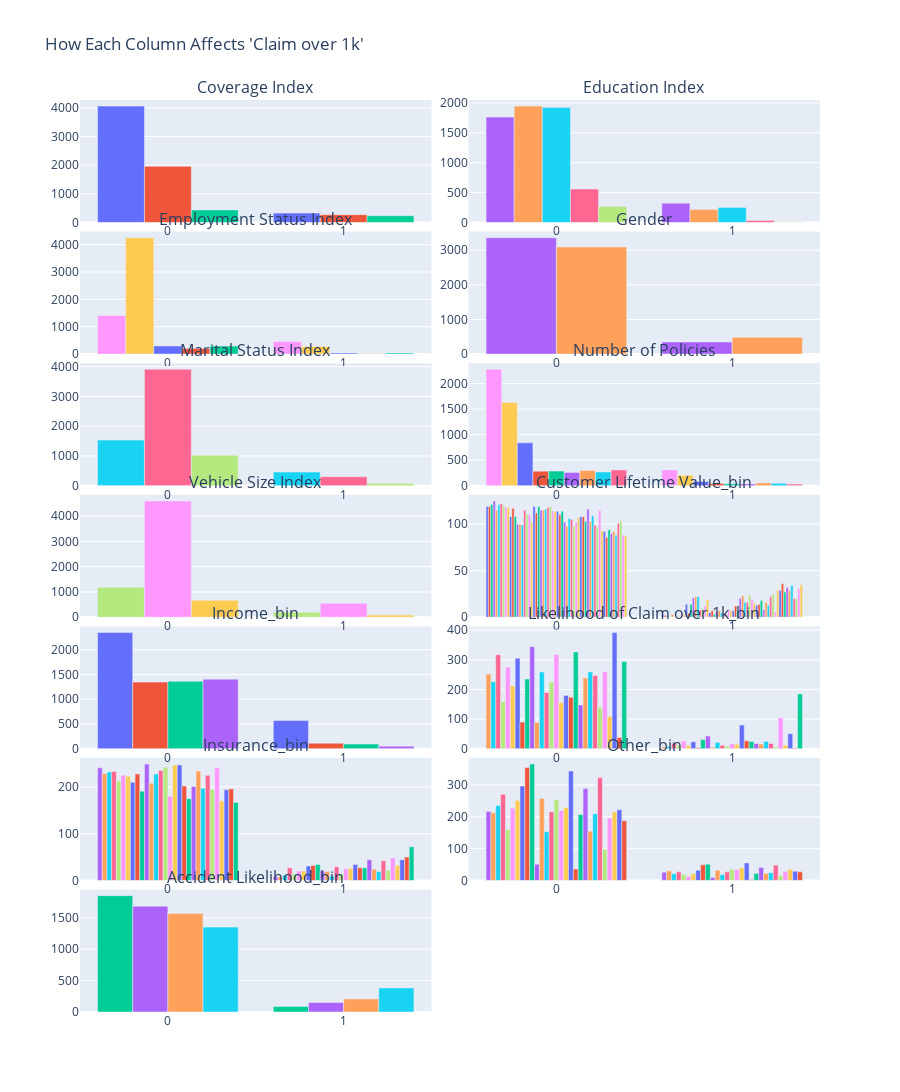

The notebook cell this image was saved under:
### Code cell
relation_to_claim_over_1k(df_process)

### Figure 1 — Plotly figure (JSON) as saved in the notebook; plotly's stock layout.template omitted (floating-point values rounded to 4 significant figures)
{"data": [{"name": "0", "type": "bar", "x": [0, 1], "xaxis": "x", "y": [4060, 327], "yaxis": "y"}, {"name": "1", "type": "bar", "x": [0, 1], "xaxis": "x", "y": [1961, 271], "yaxis": "y"}, {"name": "2", "type": "bar", "x": [0, 1], "xaxis": "x", "y": [437, 234], "yaxis": "y"}, {"name": "0", "type": "bar", "x": [0, 1], "xaxis": "x2", "y": [1763, 323], "yaxis": "y2"}, {"name": "1", "type": "bar", "x": [0, 1], "xaxis": "x2", "y": [1947, 216], "yaxis": "y2"}, {"name": "2", "type": "bar", "x": [0, 1], "xaxis": "x2", "y": [1923, 252], "yaxis": "y2"}, {"name": "3", "type": "bar", "x": [0, 1], "xaxis": "x2", "y": [559, 34], "yaxis": "y2"}, {"name": "4", "type": "bar", "x": [0, 1], "xaxis": "x2", "y": [266, 7], "yaxis": "y2"}, {"name": "0", "type": "bar", "x": [0, 1], "xaxis": "x3", "y": [1410, 458], "yaxis": "y3"}, {"name": "1", "type": "bar", "x": [0, 1], "xaxis": "x3", "y": [4255, 281], "yaxis": "y3"}, {"name": "2", "type": "bar", "x": [0, 1], "xaxis": "x3", "y": [297, 41], "yaxis": "y3"}, {"name": "3", "type": "bar", "x": [0, 1], "xaxis": "x3", "y": [205, 14], "yaxis": "y3"}, {"name": "4", "type": "bar", "x": [0, 1], "xaxis": "x3", "y": [291, 38], "yaxis": "y3"}, {"name": "0", "type": "bar", "x": [0, 1], "xaxis": "x4", "y": [3362, 349], "yaxis": "y4"}, {"name": "1", "type": "bar", "x": [0, 1], "xaxis": "x4", "y": [3096, 483], "yaxis": "y4"}, {"name": "0", "type": "bar", "x": [0, 1], "xaxis": "x5", "y": [1530, 455], "yaxis": "y5"}, {"name": "1", "type": "bar", "x": [0, 1], "xaxis": "x5", "y": [3908, 300], "yaxis": "y5"}, {"name": "2", "type": "bar", "x": [0, 1], "xaxis": "x5", "y": [1020, 77], "yaxis": "y5"}, {"name": "1", "type": "bar", "x": [0, 1], "xaxis": "x6", "y": [2281, 308], "yaxis": "y6"}, {"name": "2", "type": "bar", "x": [0, 1], "xaxis": "x6", "y": [1632, 204], "yaxis": "y6"}, {"name": "3", "type": "bar", "x": [0, 1], "xaxis": "x6", "y": [839, 82], "yaxis": "y6"}, {"name": "4", "type": "bar", "x": [0, 1], "xaxis": "x6", "y": [284, 41], "yaxis": "y6"}, {"name": "5", "type": "bar", "x": [0, 1], "xaxis": "x6", "y": [285, 35], "yaxis": "y6"}, {"name": "6", "type": "bar", "x": [0, 1], "xaxis": "x6", "y": [260, 33], "yaxis": "y6"}, {"name": "7", "type": "bar", "x": [0, 1], "xaxis": "x6", "y": [299, 54], "yaxis": "y6"}, {"name": "8", "type": "bar", "x": [0, 1], "xaxis": "x6", "y": [269, 45], "yaxis": "y6"}, {"name": "9", "type": "bar", "x": [0, 1], "xaxis": "x6", "y": [309, 30], "yaxis": "y6"}, {"name": "0", "type": "bar", "x": [0, 1], "xaxis": "x7", "y": [1188, 195], "yaxis": "y7"}, {"name": "1", "type": "bar", "x": [0, 1], "xaxis": "x7", "y": [4600, 553], "yaxis": "y7"}, {"name": "2", "type": "bar", "x": [0, 1], "xaxis": "x7", "y": [670, 84], "yaxis": "y7"}, {"name": "0", "type": "bar", "x": [0, 1], "xaxis": "x8", "y": [119, 3], "yaxis": "y8"}, {"name": "1", "type": "bar", "x": [0, 1], "xaxis": "x8", "y": [119, 2], "yaxis": "y8"}, {"name": "2", "type": "bar", "x": [0, 1], "xaxis": "x8", "y": [121, 1], "yaxis": "y8"}, {"name": "3", "type": "bar", "x": [0], "xaxis": "x8", "y": [125], "yaxis": "y8"}, {"name": "4", "type": "bar", "x": [0, 1], "xaxis": "x8", "y": [115, 3], "yaxis": "y8"}, {"name": "5", "type": "bar", "x": [0], "xaxis": "x8", "y": [121], "yaxis": "y8"}, {"name": "6", "type": "bar", "x": [0], "xaxis": "x8", "y": [122], "yaxis": "y8"}, {"name": "7", "type": "bar", "x": [0, 1], "xaxis": "x8", "y": [120, 1], "yaxis": "y8"}, {"name": "8", "type": "bar", "x": [0, 1], "xaxis": "x8", "y": [118, 4], "yaxis": "y8"}, {"name": "9", "type": "bar", "x": [0, 1], "xaxis": "x8", "y": [118, 3], "yaxis": "y8"}, {"name": "10", "type": "bar", "x": [0, 1], "xaxis": "x8", "y": [108, 14], "yaxis": "y8"}, {"name": "11", "type": "bar", "x": [0, 1], "xaxis": "x8", "y": [117, 4], "yaxis": "y8"}, {"name": "12", "type": "bar", "x": [0, 1], "xaxis": "x8", "y": [108, 14], "yaxis": "y8"}, {"name": "13", "type": "bar", "x": [0, 1], "xaxis": "x8", "y": [100, 21], "yaxis": "y8"}, {"name": "14", "type": "bar", "x": [0, 1], "xaxis": "x8", "y": [100, 22], "yaxis": "y8"}, {"name": "15", "type": "bar", "x": [0, 1], "xaxis": "x8", "y": [99, 22], "yaxis": "y8"}, {"name": "16", "type": "bar", "x": [0, 1], "xaxis": "x8", "y": [115, 8], "yaxis": "y8"}, {"name": "17", "type": "bar", "x": [0, 1], "xaxis": "x8", "y": [111, 9], "yaxis": "y8"}, {"name": "18", "type": "bar", "x": [0, 1], "xaxis": "x8", "y": [110, 12], "yaxis": "y8"}, {"name": "19", "type": "bar", "x": [0, 1], "xaxis": "x8", "y": [102, 19], "yaxis": "y8"}, {"name": "20", "type": "bar", "x": [0, 1], "xaxis": "x8", "y": [119, 5], "yaxis": "y8"}, {"name": "21", "type": "bar", "x": [0, 1], "xaxis": "x8", "y": [112, 7], "yaxis": "y8"}, {"name": "22", "type": "bar", "x": [0, 1], "xaxis": "x8", "y": [119, 3], "yaxis": "y8"}, {"name": "23", "type": "bar", "x": [0, 1], "xaxis": "x8", "y": [115, 6], "yaxis": "y8"}, {"name": "24", "type": "bar", "x": [0, 1], "xaxis": "x8", "y": [115, 7], "yaxis": "y8"}, {"name": "25", "type": "bar", "x": [0, 1], "xaxis": "x8", "y": [116, 5], "yaxis": "y8"}, {"name": "26", "type": "bar", "x": [0, 1], "xaxis": "x8", "y": [118, 4], "yaxis": "y8"}, {"name": "27", "type": "bar", "x": [0, 1], "xaxis": "x8", "y": [119, 2], "yaxis": "y8"}, {"name": "28", "type": "bar", "x": [0, 1], "xaxis": "x8", "y": [114, 8], "yaxis": "y8"}, {"name": "29", "type": "bar", "x": [0, 1], "xaxis": "x8", "y": [114, 7], "yaxis": "y8"}, {"name": "30", "type": "bar", "x": [0, 1], "xaxis": "x8", "y": [114, 7], "yaxis": "y8"}, {"name": "31", "type": "bar", "x": [0, 1], "xaxis": "x8", "y": [110, 12], "yaxis": "y8"}, {"name": "32", "type": "bar", "x": [0, 1], "xaxis": "x8", "y": [114, 7], "yaxis": "y8"}, {"name": "33", "type": "bar", "x": [0, 1], "xaxis": "x8", "y": [102, 20], "yaxis": "y8"}, {"name": "34", "type": "bar", "x": [0, 1], "xaxis": "x8", "y": [98, 23], "yaxis": "y8"}, {"name": "35", "type": "bar", "x": [0, 1], "xaxis": "x8", "y": [106, 16], "yaxis": "y8"}, {"name": "36", "type": "bar", "x": [0, 1], "xaxis": "x8", "y": [105, 16], "yaxis": "y8"}, {"name": "37", "type": "bar", "x": [0, 1], "xaxis": "x8", "y": [98, 24], "yaxis": "y8"}, {"name": "38", "type": "bar", "x": [0, 1], "xaxis": "x8", "y": [102, 19], "yaxis": "y8"}, {"name": "39", "type": "bar", "x": [0, 1], "xaxis": "x8", "y": [107, 15], "yaxis": "y8"}, {"name": "40", "type": "bar", "x": [0, 1], "xaxis": "x8", "y": [108, 13], "yaxis": "y8"}, {"name": "41", "type": "bar", "x": [0, 1], "xaxis": "x8", "y": [108, 14], "yaxis": "y8"}, {"name": "42", "type": "bar", "x": [0, 1], "xaxis": "x8", "y": [103, 18], "yaxis": "y8"}, {"name": "43", "type": "bar", "x": [0, 1], "xaxis": "x8", "y": [116, 8], "yaxis": "y8"}, {"name": "44", "type": "bar", "x": [0, 1], "xaxis": "x8", "y": [103, 16], "yaxis": "y8"}, {"name": "45", "type": "bar", "x": [0, 1], "xaxis": "x8", "y": [109, 13], "yaxis": "y8"}, {"name": "46", "type": "bar", "x": [0, 1], "xaxis": "x8", "y": [99, 22], "yaxis": "y8"}, {"name": "47", "type": "bar", "x": [0, 1], "xaxis": "x8", "y": [97, 25], "yaxis": "y8"}, {"name": "48", "type": "bar", "x": [0, 1], "xaxis": "x8", "y": [115, 6], "yaxis": "y8"}, {"name": "49", "type": "bar", "x": [0, 1], "xaxis": "x8", "y": [93, 29], "yaxis": "y8"}, {"name": "50", "type": "bar", "x": [0, 1], "xaxis": "x8", "y": [92, 29], "yaxis": "y8"}, {"name": "51", "type": "bar", "x": [0, 1], "xaxis": "x8", "y": [86, 36], "yaxis": "y8"}, {"name": "52", "type": "bar", "x": [0, 1], "xaxis": "x8", "y": [94, 27], "yaxis": "y8"}, {"name": "53", "type": "bar", "x": [0, 1], "xaxis": "x8", "y": [90, 32], "yaxis": "y8"}, {"name": "54", "type": "bar", "x": [0, 1], "xaxis": "x8", "y": [92, 29], "yaxis": "y8"}, {"name": "55", "type": "bar", "x": [0, 1], "xaxis": "x8", "y": [88, 34], "yaxis": "y8"}, {"name": "56", "type": "bar", "x": [0, 1], "xaxis": "x8", "y": [101, 20], "yaxis": "y8"}, {"name": "57", "type": "bar", "x": [0, 1], "xaxis": "x8", "y": [104, 20], "yaxis": "y8"}, {"name": "58", "type": "bar", "x": [0, 1], "xaxis": "x8", "y": [88, 31], "yaxis": "y8"}, {"name": "59", "type": "bar", "x": [0, 1], "xaxis": "x8", "y": [87, 35], "yaxis": "y8"}, {"name": "0", "type": "bar", "x": [0, 1], "xaxis": "x9", "y": [2346, 570], "yaxis": "y9"}, {"name": "1", "type": "bar", "x": [0, 1], "xaxis": "x9", "y": [1345, 113], "yaxis": "y9"}, {"name": "2", "type": "bar", "x": [0, 1], "xaxis": "x9", "y": [1362, 96], "yaxis": "y9"}, {"name": "3", "type": "bar", "x": [0, 1], "xaxis": "x9", "y": [1405, 53], "yaxis": "y9"}, {"name": "0", "type": "bar", "x": [0, 1], "xaxis": "x10", "y": [252, 6], "yaxis": "y10"}, {"name": "1", "type": "bar", "x": [0, 1], "xaxis": "x10", "y": [226, 8], "yaxis": "y10"}, {"name": "2", "type": "bar", "x": [0, 1], "xaxis": "x10", "y": [317, 18], "yaxis": "y10"}, {"name": "3", "type": "bar", "x": [0, 1], "xaxis": "x10", "y": [159, 12], "yaxis": "y10"}, {"name": "4", "type": "bar", "x": [0, 1], "xaxis": "x10", "y": [275, 26], "yaxis": "y10"}, {"name": "5", "type": "bar", "x": [0, 1], "xaxis": "x10", "y": [212, 11], "yaxis": "y10"}, {"name": "6", "type": "bar", "x": [0, 1], "xaxis": "x10", "y": [305, 24], "yaxis": "y10"}, {"name": "7", "type": "bar", "x": [0, 1], "xaxis": "x10", "y": [90, 4], "yaxis": "y10"}, {"name": "8", "type": "bar", "x": [0, 1], "xaxis": "x10", "y": [235, 31], "yaxis": "y10"}, {"name": "9", "type": "bar", "x": [0, 1], "xaxis": "x10", "y": [344, 43], "yaxis": "y10"}, {"name": "10", "type": "bar", "x": [0, 1], "xaxis": "x10", "y": [89, 5], "yaxis": "y10"}, {"name": "11", "type": "bar", "x": [0, 1], "xaxis": "x10", "y": [259, 21], "yaxis": "y10"}, {"name": "12", "type": "bar", "x": [0, 1], "xaxis": "x10", "y": [190, 12], "yaxis": "y10"}, {"name": "13", "type": "bar", "x": [0, 1], "xaxis": "x10", "y": [225, 9], "yaxis": "y10"}, {"name": "14", "type": "bar", "x": [0, 1], "xaxis": "x10", "y": [318, 17], "yaxis": "y10"}, {"name": "15", "type": "bar", "x": [0, 1], "xaxis": "x10", "y": [156, 15], "yaxis": "y10"}, {"name": "16", "type": "bar", "x": [0, 1], "xaxis": "x10", "y": [180, 80], "yaxis": "y10"}, {"name": "17", "type": "bar", "x": [0, 1], "xaxis": "x10", "y": [174, 27], "yaxis": "y10"}, {"name": "18", "type": "bar", "x": [0, 1], "xaxis": "x10", "y": [326, 25], "yaxis": "y10"}, {"name": "19", "type": "bar", "x": [0, 1], "xaxis": "x10", "y": [148, 18], "yaxis": "y10"}, {"name": "20", "type": "bar", "x": [0, 1], "xaxis": "x10", "y": [239, 16], "yaxis": "y10"}, {"name": "21", "type": "bar", "x": [0, 1], "xaxis": "x10", "y": [259, 25], "yaxis": "y10"}, {"name": "22", "type": "bar", "x": [0, 1], "xaxis": "x10", "y": [247, 18], "yaxis": "y10"}, {"name": "23", "type": "bar", "x": [0, 1], "xaxis": "x10", "y": [140, 6], "yaxis": "y10"}, {"name": "24", "type": "bar", "x": [0, 1], "xaxis": "x10", "y": [260, 104], "yaxis": "y10"}, {"name": "25", "type": "bar", "x": [0, 1], "xaxis": "x10", "y": [109, 12], "yaxis": "y10"}, {"name": "26", "type": "bar", "x": [0, 1], "xaxis": "x10", "y": [392, 51], "yaxis": "y10"}, {"name": "27", "type": "bar", "x": [0, 1], "xaxis": "x10", "y": [38, 3], "yaxis": "y10"}, {"name": "28", "type": "bar", "x": [0, 1], "xaxis": "x10", "y": [294, 185], "yaxis": "y10"}, {"name": "0", "type": "bar", "x": [0, 1], "xaxis": "x11", "y": [241, 8], "yaxis": "y11"}, {"name": "1", "type": "bar", "x": [0, 1], "xaxis": "x11", "y": [229, 8], "yaxis": "y11"}, {"name": "2", "type": "bar", "x": [0, 1], "xaxis": "x11", "y": [232, 11], "yaxis": "y11"}, {"name": "3", "type": "bar", "x": [0, 1], "xaxis": "x11", "y": [233, 27], "yaxis": "y11"}, {"name": "4", "type": "bar", "x": [0, 1], "xaxis": "x11", "y": [213, 14], "yaxis": "y11"}, {"name": "5", "type": "bar", "x": [0, 1], "xaxis": "x11", "y": [225, 20], "yaxis": "y11"}, {"name": "6", "type": "bar", "x": [0, 1], "xaxis": "x11", "y": [223, 20], "yaxis": "y11"}, {"name": "7", "type": "bar", "x": [0, 1], "xaxis": "x11", "y": [210, 31], "yaxis": "y11"}, {"name": "8", "type": "bar", "x": [0, 1], "xaxis": "x11", "y": [228, 32], "yaxis": "y11"}, {"name": "9", "type": "bar", "x": [0, 1], "xaxis": "x11", "y": [191, 34], "yaxis": "y11"}, {"name": "10", "type": "bar", "x": [0, 1], "xaxis": "x11", "y": [249, 20], "yaxis": "y11"}, {"name": "11", "type": "bar", "x": [0, 1], "xaxis": "x11", "y": [208, 19], "yaxis": "y11"}, {"name": "12", "type": "bar", "x": [0, 1], "xaxis": "x11", "y": [228, 9], "yaxis": "y11"}, {"name": "13", "type": "bar", "x": [0, 1], "xaxis": "x11", "y": [235, 29], "yaxis": "y11"}, {"name": "14", "type": "bar", "x": [0, 1], "xaxis": "x11", "y": [242, 14], "yaxis": "y11"}, {"name": "15", "type": "bar", "x": [0, 1], "xaxis": "x11", "y": [180, 25], "yaxis": "y11"}, {"name": "16", "type": "bar", "x": [0, 1], "xaxis": "x11", "y": [247, 26], "yaxis": "y11"}, {"name": "17", "type": "bar", "x": [0, 1], "xaxis": "x11", "y": [247, 34], "yaxis": "y11"}, {"name": "18", "type": "bar", "x": [0, 1], "xaxis": "x11", "y": [202, 27], "yaxis": "y11"}, {"name": "19", "type": "bar", "x": [0, 1], "xaxis": "x11", "y": [175, 27], "yaxis": "y11"}, {"name": "20", "type": "bar", "x": [0, 1], "xaxis": "x11", "y": [201, 44], "yaxis": "y11"}, {"name": "21", "type": "bar", "x": [0, 1], "xaxis": "x11", "y": [234, 24], "yaxis": "y11"}, {"name": "22", "type": "bar", "x": [0, 1], "xaxis": "x11", "y": [197, 19], "yaxis": "y11"}, {"name": "23", "type": "bar", "x": [0, 1], "xaxis": "x11", "y": [225, 42], "yaxis": "y11"}, {"name": "24", "type": "bar", "x": [0, 1], "xaxis": "x11", "y": [195, 22], "yaxis": "y11"}, {"name": "25", "type": "bar", "x": [0, 1], "xaxis": "x11", "y": [241, 48], "yaxis": "y11"}, {"name": "26", "type": "bar", "x": [0, 1], "xaxis": "x11", "y": [170, 32], "yaxis": "y11"}, {"name": "27", "type": "bar", "x": [0, 1], "xaxis": "x11", "y": [194, 44], "yaxis": "y11"}, {"name": "28", "type": "bar", "x": [0, 1], "xaxis": "x11", "y": [196, 50], "yaxis": "y11"}, {"name": "29", "type": "bar", "x": [0, 1], "xaxis": "x11", "y": [167, 72], "yaxis": "y11"}, {"name": "0", "type": "bar", "x": [0, 1], "xaxis": "x12", "y": [217, 26], "yaxis": "y12"}, {"name": "1", "type": "bar", "x": [0, 1], "xaxis": "x12", "y": [213, 30], "yaxis": "y12"}, {"name": "2", "type": "bar", "x": [0, 1], "xaxis": "x12", "y": [236, 21], "yaxis": "y12"}, {"name": "3", "type": "bar", "x": [0, 1], "xaxis": "x12", "y": [271, 27], "yaxis": "y12"}, {"name": "4", "type": "bar", "x": [0, 1], "xaxis": "x12", "y": [160, 19], "yaxis": "y12"}, {"name": "5", "type": "bar", "x": [0, 1], "xaxis": "x12", "y": [227, 12], "yaxis": "y12"}, {"name": "6", "type": "bar", "x": [0, 1], "xaxis": "x12", "y": [251, 21], "yaxis": "y12"}, {"name": "7", "type": "bar", "x": [0, 1], "xaxis": "x12", "y": [297, 32], "yaxis": "y12"}, {"name": "8", "type": "bar", "x": [0, 1], "xaxis": "x12", "y": [355, 49], "yaxis": "y12"}, {"name": "9", "type": "bar", "x": [0, 1], "xaxis": "x12", "y": [366, 51], "yaxis": "y12"}, {"name": "10", "type": "bar", "x": [0, 1], "xaxis": "x12", "y": [51, 9], "yaxis": "y12"}, {"name": "11", "type": "bar", "x": [0, 1], "xaxis": "x12", "y": [258, 32], "yaxis": "y12"}, {"name": "12", "type": "bar", "x": [0, 1], "xaxis": "x12", "y": [153, 18], "yaxis": "y12"}, {"name": "13", "type": "bar", "x": [0, 1], "xaxis": "x12", "y": [216, 27], "yaxis": "y12"}, {"name": "14", "type": "bar", "x": [0, 1], "xaxis": "x12", "y": [254, 35], "yaxis": "y12"}, {"name": "15", "type": "bar", "x": [0, 1], "xaxis": "x12", "y": [220, 34], "yaxis": "y12"}, {"name": "16", "type": "bar", "x": [0, 1], "xaxis": "x12", "y": [229, 40], "yaxis": "y12"}, {"name": "17", "type": "bar", "x": [0, 1], "xaxis": "x12", "y": [344, 55], "yaxis": "y12"}, {"name": "18", "type": "bar", "x": [0, 1], "xaxis": "x12", "y": [36, 3], "yaxis": "y12"}, {"name": "19", "type": "bar", "x": [0, 1], "xaxis": "x12", "y": [207, 22], "yaxis": "y12"}, {"name": "20", "type": "bar", "x": [0, 1], "xaxis": "x12", "y": [289, 41], "yaxis": "y12"}, {"name": "21", "type": "bar", "x": [0, 1], "xaxis": "x12", "y": [155, 22], "yaxis": "y12"}, {"name": "22", "type": "bar", "x": [0, 1], "xaxis": "x12", "y": [210, 24], "yaxis": "y12"}, {"name": "23", "type": "bar", "x": [0, 1], "xaxis": "x12", "y": [324, 48], "yaxis": "y12"}, {"name": "24", "type": "bar", "x": [0, 1], "xaxis": "x12", "y": [98, 15], "yaxis": "y12"}, {"name": "25", "type": "bar", "x": [0, 1], "xaxis": "x12", "y": [196, 28], "yaxis": "y12"}, {"name": "26", "type": "bar", "x": [0, 1], "xaxis": "x12", "y": [215, 35], "yaxis": "y12"}, {"name": "27", "type": "bar", "x": [0, 1], "xaxis": "x12", "y": [222, 29], "yaxis": "y12"}, {"name": "28", "type": "bar", "x": [0, 1], "xaxis": "x12", "y": [188, 27], "yaxis": "y12"}, {"name": "0", "type": "bar", "x": [0, 1], "xaxis": "x13", "y": [1853, 87], "yaxis": "y13"}, {"name": "1", "type": "bar", "x": [0, 1], "xaxis": "x13", "y": [1686, 152], "yaxis": "y13"}, {"name": "2", "type": "bar", "x": [0, 1], "xaxis": "x13", "y": [1567, 209], "yaxis": "y13"}, {"name": "3", "type": "bar", "x": [0, 1], "xaxis": "x13", "y": [1352, 384], "yaxis": "y13"}], "layout": {"annotations": [{"font": {"size": 16}, "showarrow": false, "text": "Coverage Index", "x": 0.2375, "xanchor": "center", "xref": "paper", "y": 1, "yanchor": "bottom", "yref": "paper"}, {"font": {"size": 16}, "showarrow": false, "text": "Education Index", "x": 0.7625, "xanchor": "center", "xref": "paper", "y": 1, "yanchor": "bottom", "yref": "paper"}, {"font": {"size": 16}, "showarrow": false, "text": "Employment Status Index", "x": 0.2375, "xanchor": "center", "xref": "paper", "y": 0.8557, "yanchor": "bottom", "yref": "paper"}, {"font": {"size": 16}, "showarrow": false, "text": "Gender", "x": 0.7625, "xanchor": "center", "xref": "paper", "y": 0.8557, "yanchor": "bottom", "yref": "paper"}, {"font": {"size": 16}, "showarrow": false, "text": "Marital Status Index", "x": 0.2375, "xanchor": "center", "xref": "paper", "y": 0.7114, "yanchor": "bottom", "yref": "paper"}, {"font": {"size": 16}, "showarrow": false, "text": "Number of Policies", "x": 0.7625, "xanchor": "center", "xref": "paper", "y": 0.7114, "yanchor": "bottom", "yref": "paper"}, {"font": {"size": 16}, "showarrow": false, "text": "Vehicle Size Index", "x": 0.2375, "xanchor": "center", "xref": "paper", "y": 0.5671, "yanchor": "bottom", "yref": "paper"}, {"font": {"size": 16}, "showarrow": false, "text": "Customer Lifetime Value_bin", "x": 0.7625, "xanchor": "center", "xref": "paper", "y": 0.5671, "yanchor": "bottom", "yref": "paper"}, {"font": {"size": 16}, "showarrow": false, "text": "Income_bin", "x": 0.2375, "xanchor": "center", "xref": "paper", "y": 0.4229, "yanchor": "bottom", "yref": "paper"}, {"font": {"size": 16}, "showarrow": false, "text": "Likelihood of Claim over 1k_bin", "x": 0.7625, "xanchor": "center", "xref": "paper", "y": 0.4229, "yanchor": "bottom", "yref": "paper"}, {"font": {"size": 16}, "showarrow": false, "text": "Insurance_bin", "x": 0.2375, "xanchor": "center", "xref": "paper", "y": 0.2786, "yanchor": "bottom", "yref": "paper"}, {"font": {"size": 16}, "showarrow": false, "text": "Other_bin", "x": 0.7625, "xanchor": "center", "xref": "paper", "y": 0.2786, "yanchor": "bottom", "yref": "paper"}, {"font": {"size": 16}, "showarrow": false, "text": "Accident Likelihood_bin", "x": 0.2375, "xanchor": "center", "xref": "paper", "y": 0.1343, "yanchor": "bottom", "yref": "paper"}], "height": 2100, "showlegend": false, "title": {"text": "How Each Column Affects 'Claim over 1k'"}, "xaxis": {"anchor": "y", "domain": [0, 0.475]}, "xaxis10": {"anchor": "y10", "domain": [0.525, 1]}, "xaxis11": {"anchor": "y11", "domain": [0, 0.475]}, "xaxis12": {"anchor": "y12", "domain": [0.525, 1]}, "xaxis13": {"anchor": "y13", "domain": [0, 0.475]}, "xaxis14": {"anchor": "y14", "domain": [0.525, 1]}, "xaxis2": {"anchor": "y2", "domain": [0.525, 1]}, "xaxis3": {"anchor": "y3", "domain": [0, 0.475]}, "xaxis4": {"anchor": "y4", "domain": [0.525, 1]}, "xaxis5": {"anchor": "y5", "domain": [0, 0.475]}, "xaxis6": {"anchor": "y6", "domain": [0.525, 1]}, "xaxis7": {"anchor": "y7", "domain": [0, 0.475]}, "xaxis8": {"anchor": "y8", "domain": [0.525, 1]}, "xaxis9": {"anchor": "y9", "domain": [0, 0.475]}, "yaxis": {"anchor": "x", "domain": [0.8657, 1]}, "yaxis10": {"anchor": "x10", "domain": [0.2886, 0.4229]}, "yaxis11": {"anchor": "x11", "domain": [0.1443, 0.2786]}, "yaxis12": {"anchor": "x12", "domain": [0.1443, 0.2786]}, "yaxis13": {"anchor": "x13", "domain": [0, 0.1343]}, "yaxis14": {"anchor": "x14", "domain": [0, 0.1343]}, "yaxis2": {"anchor": "x2", "domain": [0.8657, 1]}, "yaxis3": {"anchor": "x3", "domain": [0.7214, 0.8557]}, "yaxis4": {"anchor": "x4", "domain": [0.7214, 0.8557]}, "yaxis5": {"anchor": "x5", "domain": [0.5771, 0.7114]}, "yaxis6": {"anchor": "x6", "domain": [0.5771, 0.7114]}, "yaxis7": {"anchor": "x7", "domain": [0.4329, 0.5671]}, "yaxis8": {"anchor": "x8", "domain": [0.4329, 0.5671]}, "yaxis9": {"anchor": "x9", "domain": [0.2886, 0.4229]}}}
